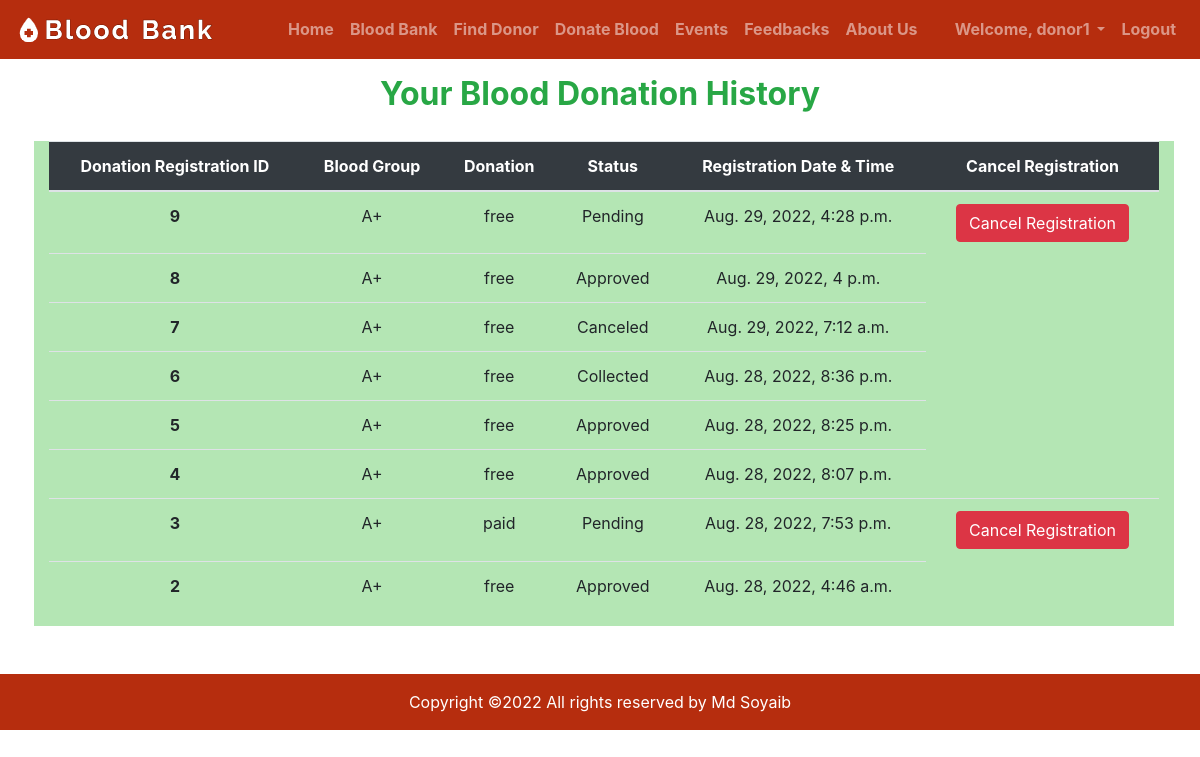
/donation_history (signed in), run on an earlier commit of the app's database.
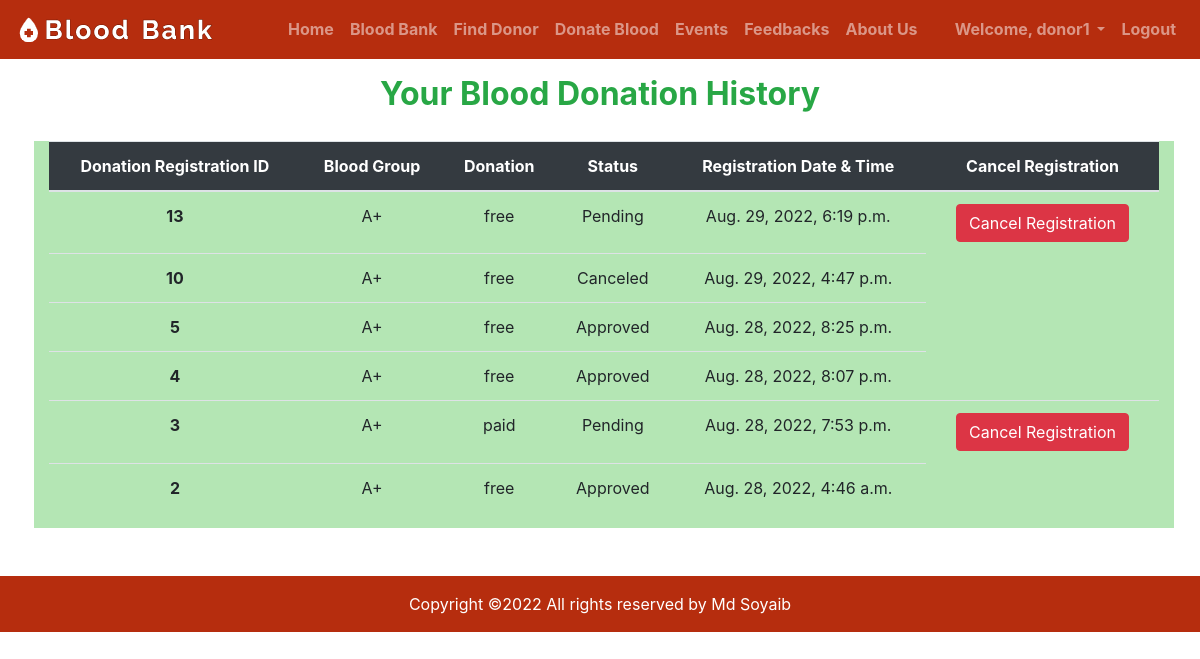
And on a later commit of the database.
### app/models.py (models this page shows, shortened)
class CustomUser(AbstractUser):
    email = models.EmailField(max_length=100, blank=True, unique=True, null=True)
    phone = models.CharField(verbose_name=_("Mobile phone"), max_length=14, blank=True, null=True, unique=True)
    city = models.CharField(max_length=50, null=True, blank=True)
    role = models.CharField(max_length=50, null=True, blank=True)
    blood = models.CharField(verbose_name=_("Blood Group"), max_length=10, null=True, blank=True)
    created_at = models.DateTimeField(auto_now_add=True, blank=True, null=True)
    updated_at = models.DateTimeField(auto_now=True, blank=True, null=True)

class Donation(models.Model):
    status = (
        ("Pending", "Pending"),
        ("Approved", "Approved"),
        ("Canceled", "Canceled"),
        ("Collected", "Collected"),
    )
    donor = models.ForeignKey(CustomUser, on_delete=models.DO_NOTHING, null=True, blank=True)
    donation = models.CharField(max_length=255, null=True, blank=True)
    status = models.CharField(max_length=255, choices=status, null=True, blank=True, default="Pending")
    created_at = models.DateTimeField(auto_now_add=True, blank=True, null=True)
    updated_at = models.DateTimeField(auto_now=True, blank=True, null=True)

### app/views.py (the view)
# urls.py: path('donation_history', DonationHistory.as_view(), name="donation_history"),
class DonationHistory(View):
    def get(self, request):
        user = request.user
        if user.is_authenticated:
            donation = Donation.objects.filter(donor=user).order_by('-id')
            return render(request, 'donation_history.html', {'donation':donation})
        else:
            messages.warning(request, 'login first to access that page!')
            return redirect('login')

### templates/donation_history.html (shortened to what this page needs)
{% extends 'base.html' %}
{% block content %}
    <div class="container">
        <div class="row">
            <div class="col-lg-12 text-center pt-3 pb-3 text-success">
                <h2><b>Your Blood Donation History</b></h2>
            </div>
            <div class="col-lg-12 ml-1 mr-1 mt-1 mb-5" style="background-color: rgb(180, 230, 180);">
                <table class="table table-hover text-center">
                    <thead class="bg-dark text-white">
                      <tr>
                        <th scope="col">Donation Registration ID</th>
                        <th scope="col">Blood Group</th>
                        <th scope="col">Donation</th>
                        <th scope="col">Status</th>
                        <th scope="col">Registration Date & Time</th>
                        <th scope="col">Cancel Registration</th>
                      </tr>
                    </thead>
                    <tbody>
                        {% for donation in donation %}
                        <tr>
                            <th scope="row">{{donation.id}}</th>
                            <td>{{donation.donor.blood}}</td>
                            <td>{{donation.donation}}</td>
                            <td>{{donation.status}}</td>
                            <td>{{donation.created_at}}</td>
                            <form method="post" action="cancel_donation">
                                {% if donation.status == "Pending" %}
                                <td><button class="btn btn-danger" type="submit">Cancel Registration</button></td>
                                {% endif %}
                            </form>
                        </tr>
                        {% endfor %}
                    </tbody>
                </table>
            </div>
        </div>
    </div>
{% endblock content %}

### templates/base.html (shortened to what this page needs)
<!DOCTYPE html>
<html lang="en">
<head>
    <link rel="stylesheet" href="/static/css/bootstrap.min.css" type="text/css">
    <link rel="stylesheet" href="/static/css/style.css" type="text/css">
    <link rel="stylesheet" href="https://cdnjs.cloudflare.com/ajax/libs/font-awesome/6.0.0/css/all.min.css" type="text/css">
</head>
<body>
<nav class="navbar navbar-expand-lg navbar-dark font-weight-bold" style="background-color: #b62d0e;">
    <a class="navbar-brand" href="{% url 'home' %}"><img class="pr-5" src="/static/img/bloodbank.png" alt=""></a>
    <div class="collapse navbar-collapse" id="navbarSupportedContent">
        <ul class="navbar-nav mr-auto">
            {% url 'home' as url %}
            <li class="{% if request.path == url %}active{% endif %}">
                <a class="nav-link" href="{% url 'home' %}">Home <span class="sr-only">(current)</span></a>
            </li>
            {% if user.is_authenticated %}
            {% url 'blood_bank' as url %}
            <li class="{% if request.path == url %}active{% endif %}">
                <a class="nav-link" href="{% url 'blood_bank' %}">Blood Bank <span class="sr-only">(current)</span></a>
            </li>
            {% url 'find_donor' as url %}
            <li class="{% if request.path == url %}active{% endif %}">
                <a class="nav-link" href="{% url 'find_donor' %}">Find Donor <span class="sr-only">(current)</span></a>
            </li>
            {% url 'donate_blood' as url %}
            <li class="{% if request.path == url %}active{% endif %}">
                <a class="nav-link" href="{% url 'donate_blood' %}">Donate Blood <span class="sr-only">(current)</span></a>
            </li>
            {% endif %}
            {% url 'event' as url %}
            <li class="{% if request.path == url %}active{% endif %}">
                <a class="nav-link" href="{% url 'event' %}">Events<span class="sr-only"></a>
            </li>
            {% url 'feedback' as url %}
            <li class="{% if request.path == url %}active{% endif %}">
                <a class="nav-link" href="{% url 'feedback' %}">Feedbacks</a>
            </li>
            {% url 'about' as url %}
            <li class="{% if request.path == url %}active{% endif %}">
                <a class="nav-link" href="{% url 'about' %}">About Us</a>
            </li>
        </ul>
        <ul class="navbar-nav">
            {% if user.is_authenticated %}
            <li class="nav-item dropdown">
                <a class="nav-link dropdown-toggle" href="#" id="navbarDropdown" role="button" data-toggle="dropdown"
                   aria-haspopup="true" aria-expanded="false">
                    Welcome, {{user.username}}
                </a>
            </li>
            <li class="nav-item">
                <a class="nav-link" href="{% url 'logout' %}">Logout</a>
            </li>
            {% endif %}
        </ul>
    </div>
</nav>
{% block content %}
{% endblock content %}
<footer class="bg-light text-center text-lg-start">
    <div class="text-center p-3" style="color:white; background-color: #b62d0e;">
        Copyright &copy;<script>document.write(new Date().getFullYear());</script>
        All rights reserved by Md Soyaib
    </div>
</footer>
</body>
</html>

What changed in the data, as far as the page shows it:
removed Donation: id "9", donor.blood "A+", donation "free", status "Pending", created_at "Aug. 29, 2022, 4:28 p.m."
removed Donation: id "8", donor.blood "A+", donation "free", status "Approved", created_at "Aug. 29, 2022, 4 p.m."
removed Donation: id "7", donor.blood "A+", donation "free", status "Canceled", created_at "Aug. 29, 2022, 7:12 a.m."
removed Donation: id "6", donor.blood "A+", donation "free", status "Collected", created_at "Aug. 28, 2022, 8:36 p.m."
added Donation: id "13", donor.blood "A+", donation "free", status "Pending", created_at "Aug. 29, 2022, 6:19 p.m."
added Donation: id "10", donor.blood "A+", donation "free", status "Canceled", created_at "Aug. 29, 2022, 4:47 p.m."
